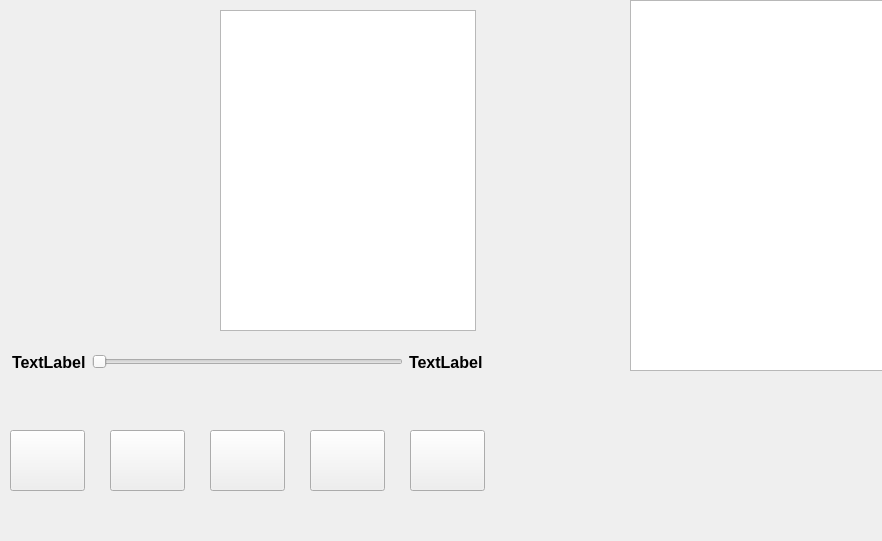
<?xml version="1.0" encoding="UTF-8"?>
<ui version="4.0">
 <class>MainWindow</class>
 <widget class="QMainWindow" name="MainWindow">
  <property name="geometry">
   <rect>
    <x>0</x>
    <y>0</y>
    <width>882</width>
    <height>541</height>
   </rect>
  </property>
  <property name="windowTitle">
   <string>MainWindow</string>
  </property>
  <widget class="QWidget" name="centralwidget">
   <widget class="QPushButton" name="prevButton">
    <property name="geometry">
     <rect>
      <x>10</x>
      <y>430</y>
      <width>75</width>
      <height>61</height>
     </rect>
    </property>
    <property name="text">
     <string/>
    </property>
   </widget>
   <widget class="QPushButton" name="playButton">
    <property name="geometry">
     <rect>
      <x>110</x>
      <y>430</y>
      <width>75</width>
      <height>61</height>
     </rect>
    </property>
    <property name="text">
     <string/>
    </property>
   </widget>
   <widget class="QPushButton" name="nextButton">
    <property name="geometry">
     <rect>
      <x>210</x>
      <y>430</y>
      <width>75</width>
      <height>61</height>
     </rect>
    </property>
    <property name="text">
     <string/>
    </property>
   </widget>
   <widget class="QPushButton" name="modeButton">
    <property name="geometry">
     <rect>
      <x>310</x>
      <y>430</y>
      <width>75</width>
      <height>61</height>
     </rect>
    </property>
    <property name="text">
     <string/>
    </property>
   </widget>
   <widget class="QPushButton" name="listButton">
    <property name="geometry">
     <rect>
      <x>410</x>
      <y>430</y>
      <width>75</width>
      <height>61</height>
     </rect>
    </property>
    <property name="text">
     <string/>
    </property>
   </widget>
   <widget class="QListWidget" name="musicList">
    <property name="geometry">
     <rect>
      <x>630</x>
      <y>0</y>
      <width>256</width>
      <height>371</height>
     </rect>
    </property>
   </widget>
   <widget class="QWidget" name="layoutWidget">
    <property name="geometry">
     <rect>
      <x>12</x>
      <y>350</y>
      <width>471</width>
      <height>24</height>
     </rect>
    </property>
    <layout class="QHBoxLayout" name="horizontalLayout">
     <item>
      <widget class="QLabel" name="currentTime">
       <property name="font">
        <font>
         <pointsize>12</pointsize>
         <bold>true</bold>
        </font>
       </property>
       <property name="text">
        <string>TextLabel</string>
       </property>
      </widget>
     </item>
     <item>
      <widget class="QSlider" name="progressBar">
       <property name="orientation">
        <enum>Qt::Orientation::Horizontal</enum>
       </property>
      </widget>
     </item>
     <item>
      <widget class="QLabel" name="totalTime">
       <property name="font">
        <font>
         <pointsize>12</pointsize>
         <bold>true</bold>
        </font>
       </property>
       <property name="text">
        <string>TextLabel</string>
       </property>
      </widget>
     </item>
    </layout>
   </widget>
   <widget class="QListWidget" name="lyricList">
    <property name="geometry">
     <rect>
      <x>220</x>
      <y>10</y>
      <width>256</width>
      <height>321</height>
     </rect>
    </property>
   </widget>
  </widget>
  <widget class="QMenuBar" name="menuBar">
   <property name="geometry">
    <rect>
     <x>0</x>
     <y>0</y>
     <width>882</width>
     <height>21</height>
    </rect>
   </property>
  </widget>
 </widget>
 <resources/>
 <connections/>
</ui>
